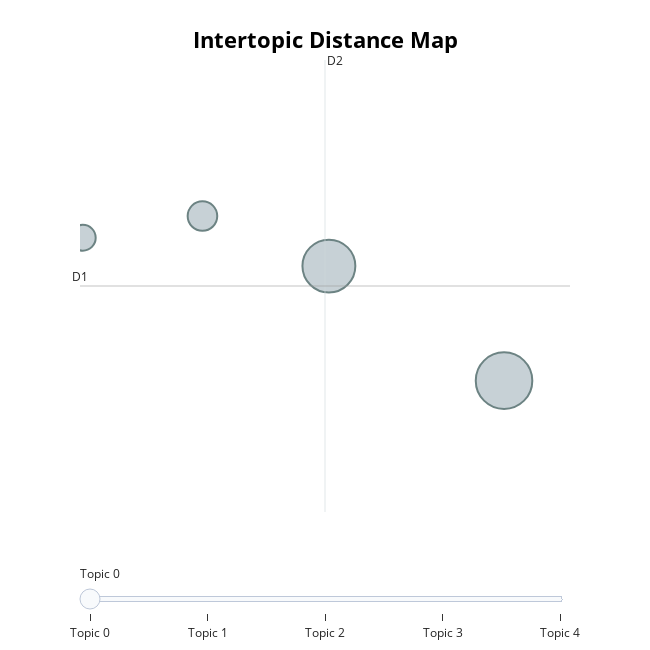

Notebook cell for this chart:
### Code cell
topic_model.visualize_topics()

### Figure 1 — Plotly figure (JSON) as saved in the notebook; plotly's stock layout.template omitted (floating-point values rounded to 4 significant figures)
{"data": [{"customdata": [[2.194, 8.956, 0, "skatterådet | spørger | bekræfte | bekræfter | pr", 2483], [1.32, 10.13, 1, "retten | fandt | grundlag | sagsøgeren | landsretten", 2173], [null, null, 2, "øvrige | frigivelse | friere | frifandt | frifandtes", 1267], [0.6893, 10.64, 3, "stadfæstede | byrettens | dom | landsretten | br", 680], [0.09242, 10.42, 4, "frifundet | skatteministeriet | baggrund | ministeriet | hele", 518]], "hovertemplate": "<b>Topic %{customdata[2]}</b><br>Words: %{customdata[3]}<br>Size: %{customdata[4]}", "legendgroup": "", "marker": {"color": "#B0BEC5", "line": {"color": "DarkSlateGrey", "width": 2}, "size": [2483, 2173, 1267, 680, 518], "sizemode": "area", "sizeref": 1.552, "symbol": "circle"}, "mode": "markers", "name": "", "orientation": "v", "showlegend": false, "type": "scatter", "x": [2.194, 1.32, null, 0.6893, 0.09242], "xaxis": "x", "y": [8.956, 10.13, null, 10.64, 10.42], "yaxis": "y"}], "layout": {"annotations": [{"showarrow": false, "text": "D1", "x": 0.07856, "y": 9.924, "yshift": 10}, {"showarrow": false, "text": "D2", "x": 1.301, "xshift": 10, "y": 12.24}], "height": 650, "hoverlabel": {"bgcolor": "white", "font": {"family": "Rockwell", "size": 16}}, "legend": {"itemsizing": "constant", "tracegroupgap": 0}, "margin": {"t": 60}, "shapes": [{"line": {"color": "#CFD8DC", "width": 2}, "type": "line", "x0": 1.301, "x1": 1.301, "y0": 7.612, "y1": 12.24}, {"line": {"color": "#9E9E9E", "width": 2}, "type": "line", "x0": 0.07856, "x1": 2.523, "y0": 9.924, "y1": 9.924}], "sliders": [{"active": 0, "pad": {"t": 50}, "steps": [{"args": [{"marker.color": [["red", "#B0BEC5", "#B0BEC5", "#B0BEC5", "#B0BEC5"]]}], "label": "Topic 0", "method": "update"}, {"args": [{"marker.color": [["#B0BEC5", "red", "#B0BEC5", "#B0BEC5", "#B0BEC5"]]}], "label": "Topic 1", "method": "update"}, {"args": [{"marker.color": [["#B0BEC5", "#B0BEC5", "red", "#B0BEC5", "#B0BEC5"]]}], "label": "Topic 2", "method": "update"}, {"args": [{"marker.color": [["#B0BEC5", "#B0BEC5", "#B0BEC5", "red", "#B0BEC5"]]}], "label": "Topic 3", "method": "update"}, {"args": [{"marker.color": [["#B0BEC5", "#B0BEC5", "#B0BEC5", "#B0BEC5", "red"]]}], "label": "Topic 4", "method": "update"}]}], "title": {"font": {"color": "Black", "size": 22}, "text": "<b>Intertopic Distance Map", "x": 0.5, "xanchor": "center", "y": 0.95, "yanchor": "top"}, "width": 650, "xaxis": {"anchor": "y", "domain": [0, 1], "range": [0.07856, 2.523], "title": {"text": ""}, "visible": false}, "yaxis": {"anchor": "x", "domain": [0, 1], "range": [7.612, 12.24], "title": {"text": ""}, "visible": false}}}
